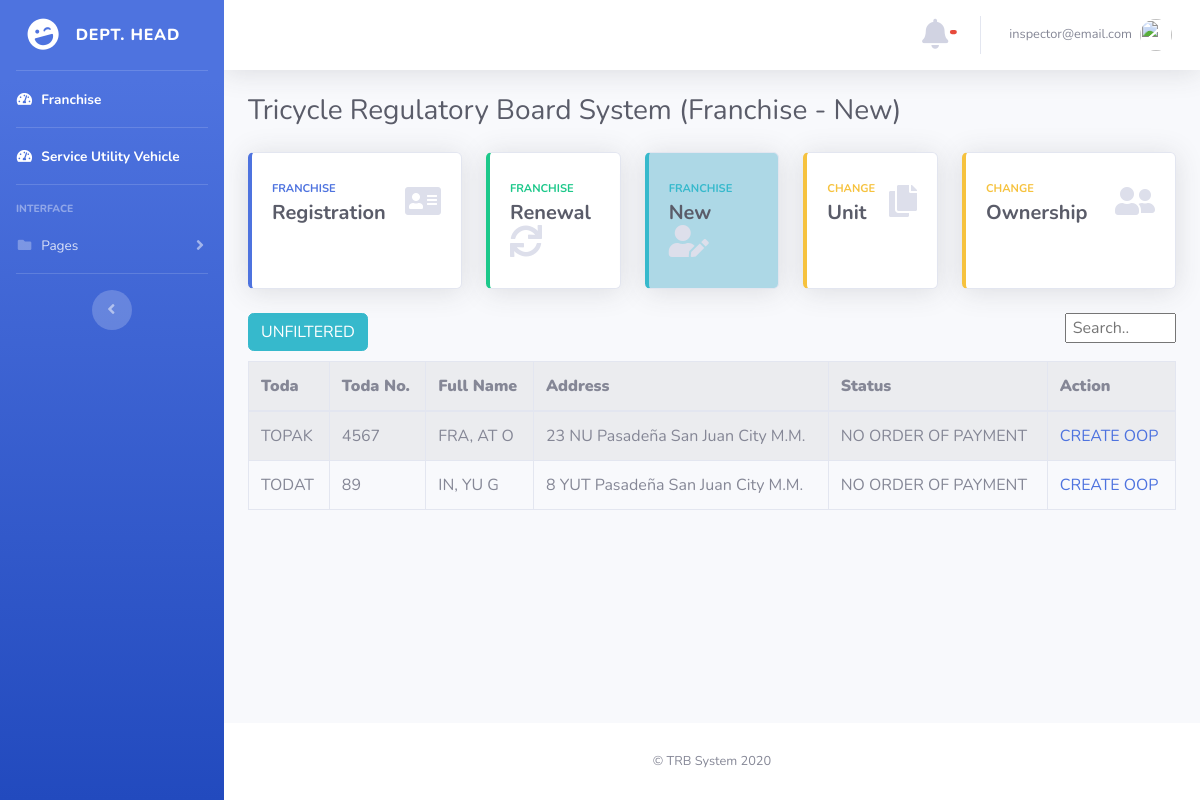
/admin2/index_table.php (signed in), run on the app's committed database.
### tables this page shows
CREATE TABLE `tricycle_operator` (
  `id_no` int(11) NOT NULL,
  `first_name` varchar(25) NOT NULL,
  `middle_name` varchar(25) NOT NULL,
  `last_name` varchar(25) NOT NULL,
  `house_no` varchar(25) NOT NULL,
  `street` varchar(25) NOT NULL,
  `barangay` varchar(25) NOT NULL,
  `city` varchar(25) NOT NULL,
  `case_no` varchar(25) NOT NULL,
  `toda` varchar(25) NOT NULL,
  `toda_no` smallint(6) NOT NULL,
  `make` varchar(25) NOT NULL,
  `motor_no` varchar(25) NOT NULL,
  `chasis_no` varchar(25) NOT NULL,
  `plate_no` varchar(25) NOT NULL,
  `date` varchar(25) NOT NULL,
  `unit` smallint(6) NOT NULL,
  `status` int(6) NOT NULL,
  `seen_status` int(11) NOT NULL
);

### admin2/index_table.php (the view, shortened to what this page needs)
<!DOCTYPE html>
<html lang="en">
<head>
  <link href="../vendor/fontawesome-free/css/all.min.css" rel="stylesheet" type="text/css">
  <link href="../css/sb-admin-2.min.css" rel="stylesheet">
</head>
<body id="page-top">
  <?php require('nav.php');  ?>
        <div class="container-fluid">
          <div class="d-sm-flex align-items-center justify-content-between mb-4">
            <h1 class="h3 mb-0 text-gray-800">Tricycle Regulatory Board System (Franchise - New)</h1>
          </div>
          <div class="row">
            <div class="col-xl-3 col-md-6 mb-4">
              <a href="registration.php">
              <div class="card border-left-primary shadow h-100 py-2">
                <div class="card-body">
                  <div class="row no-gutters align-items-center">
                    <div class="col mr-2">
                      <div class="text-xs font-weight-bold text-primary text-uppercase mb-1">Franchise</div>
                      <div class="h5 mb-0 font-weight-bold text-gray-800">Registration</div>
                    </div>
                    <div class="col-auto">
                      <i class="fas fa-address-card fa-2x text-gray-300"></i>
                    </div>
                  </div>
                </div>
              </div>
             </a>
            </div>
            <div class="col-xl-2 col-md-6 mb-4">
              <a href="renewal.php">
              <div class="card border-left-success shadow h-100 py-2">
                <div class="card-body">
                  <div class="row no-gutters align-items-center">
                    <div class="col mr-2">
                      <div class="text-xs font-weight-bold text-success text-uppercase mb-1">FRANCHISE</div>
                      <div class="h5 mb-0 font-weight-bold text-gray-800">Renewal</div>
                    </div>
                    <div class="col-auto">
                      <i class="fas fa-sync fa-2x text-gray-300"></i>
                    </div>
                  </div>
                </div>
              </div>
              </a>
            </div>
            <div class="col-xl-2 col-md-6 mb-4">
              <a href="index.php">
              <div class="card border-left-info shadow h-100 py-2" style="background-color: lightblue;">
                <div class="card-body">
                  <div class="row no-gutters align-items-center">
                    <div class="col mr-2">
                      <div class="text-xs font-weight-bold text-info text-uppercase mb-1">Franchise</div>
                      <div class="row no-gutters align-items-center">
                        <div class="col-auto">
                          <div class="h5 mb-0 mr-3 font-weight-bold text-gray-800">New</div>
                        </div>
                      </div>
                    </div>
                    <div class="col-auto">
                      <i class="fas fa-user-edit fa-2x text-gray-300"></i>
                    </div>
                  </div>
                </div>
              </div>
              </a>
            </div>
            <div class="col-xl-2 col-md-6 mb-4">
              <a href="change_unit.php">
              <div class="card border-left-warning shadow h-100 py-2">
                <div class="card-body">
                  <div class="row no-gutters align-items-center">
                    <div class="col mr-2">
                      <div class="text-xs font-weight-bold text-warning text-uppercase mb-1">Change </div>
                      <div class="h5 mb-0 font-weight-bold text-gray-800">Unit</div>
                    </div>
                    <div class="col-auto">
                      <i class="fas fa-copy fa-2x text-gray-300"></i>
                    </div>
                  </div>
                </div>
              </div>
              </a>
            </div>
          <div class="col-xl-3 col-md-6 mb-4">
            <a href="change_ownership.php">
            <div class="card border-left-warning shadow h-100 py-2">
              <div class="card-body">
                <div class="row no-gutters align-items-center">
                  <div class="col mr-2">
                    <div class="text-xs font-weight-bold text-warning text-uppercase mb-1">Change</div>
                    <div class="h5 mb-0 font-weight-bold text-gray-800"> Ownership</div>
                  </div>
                  <div class="col-auto">
                    <i class="fas fa-user-friends fa-2x text-gray-300"></i>
                  </div>
                </div>
              </div>
            </div>
            </a>
          </div>
        </div>
             <div class="">
               <a href="index.php" class="btn btn-info" style="margin-bottom: 1%;">UNFILTERED</a>
               <input id="myInput" type="text" placeholder=" Search.." style="display: block; float: right; width: 12%;  ">
             </div>
          <?php
            require ("../database.php");
            $result = 'select * from tricycle_operator where status = 1';
            $statement = $connection->prepare($result);
            $statement->execute();
            $payments = $statement->fetchAll(PDO::FETCH_OBJ);
            echo "<table border='1'  class='table table-striped table-bordered table-hover' id='dataTables-example' >
                    <tr>
                      <th><b>Toda</b></td></th>
                      <th><b  >Toda No.</b></td></th>
                      <th><b>Full Name</b></td></th>
                      <th><b>Address</b></td></th>
                      <th><b>Status</b></td></th>
                      <th><b>Action</b></td></th>
                      <tbody id = 'myTable'>
                      ";
                      foreach($payments as $package):
                        $fname= $package->first_name;
                        $mname= $package->middle_name;
                        $lname= $package->last_name;
                        $fullname= $lname  .', '. $fname .' '.$mname;
                        $house_no = $package->house_no;
                        $street = $package->street;
                        $barangay = $package->barangay;
                        $city= $package->city;
                        $full_add =  $house_no .' '. $street .' '.$barangay.' '.$city;
                        $stats= $package->status;
                        $new_stat = '';
                        $display1 ='';
                       if($stats == 1) {
                         $new_stat= "NO ORDER OF PAYMENT";
                         $display1 = "inline-block ;";
                         $display2 = "none ;";
                       }
                        echo "<tr id=".$package->id_no.">";
                        echo "<td >".$package->toda."</td>";
                        echo "<td >".$package->toda_no."</td>";
                        echo "<td >".$fullname."</td>";
                        echo "<td >".$full_add."</td>";
                        echo "<td >".$new_stat."</td>";
                        echo "<td >
                        <a href='or_payment.php?userid=".$package->id_no."' style= display:".$display1."'>CREATE  OOP</a>
                        <a href='../treasury/or_payment.php?userid=".$package->id_no."' style= display:".$display2."'>PDF </a></td>";
                        echo "</tr>";
                      endforeach;
                      echo "
                      </tbody>
                      </table>";
            ?>
        </div>
      </div>
      <footer class="sticky-footer bg-white">
        <div class="container my-auto">
          <div class="copyright text-center my-auto">
            <span>© TRB System 2020</span>
          </div>
        </div>
      </footer>
    </div>
  </div>
</body>
</html>

### data on the page
tricycle_operator: toda "TOPAK", toda_no "4567", fullname "FRA, AT O", full_add "23 NU Pasadeña San Juan City M.M.", status "NO ORDER OF PAYMENT"
tricycle_operator: toda "TODAT", toda_no "89", fullname "IN, YU G", full_add "8 YUT Pasadeña San Juan City M.M.", status "NO ORDER OF PAYMENT"

### other printed values
$username1 "inspector@email.com"
